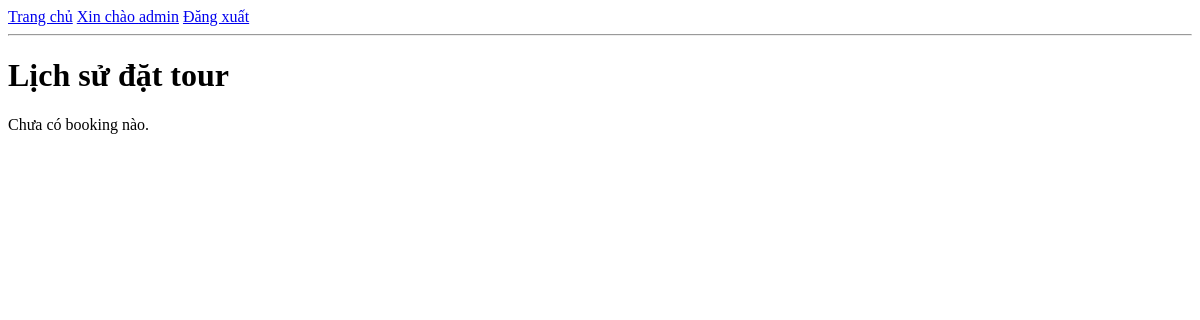
Page /bookings/history/ (signed in) on the earlier database version.
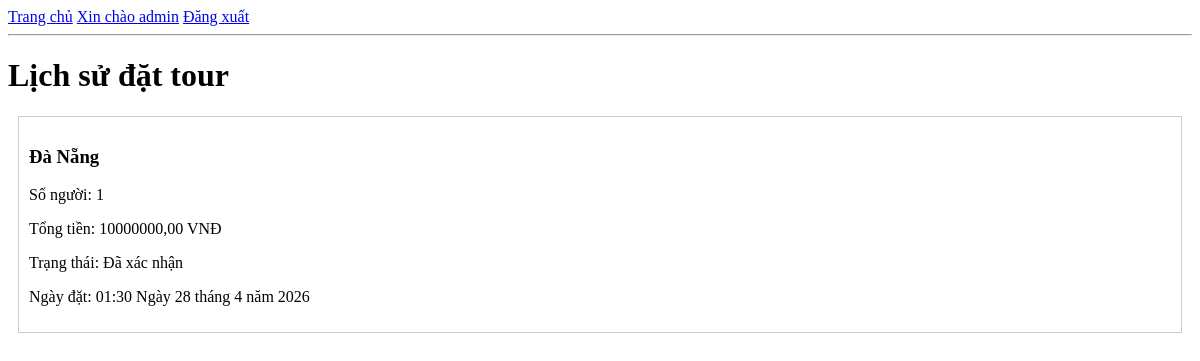
Same page on the later database version.
### bookings/models.py (models this page shows, shortened)
class Booking(models.Model):
    STATUS_CHOICES = [
        ('pending', 'Chờ xác nhận'),
        ('confirmed', 'Đã xác nhận'),
        ('cancelled', 'Đã hủy'),
    ]
    user = models.ForeignKey(User, on_delete=models.CASCADE)
    tour = models.ForeignKey(Tour, on_delete=models.CASCADE)
    quantity = models.PositiveIntegerField(default=1)
    total_price = models.DecimalField(max_digits=12, decimal_places=2)
    status = models.CharField(
        max_length=20, choices=STATUS_CHOICES, default='pending')
    booked_at = models.DateTimeField(auto_now_add=True)

### tours/models.py (models this page shows, shortened)
class Tour(models.Model):
    name = models.CharField(max_length=200)
    destination = models.CharField(max_length=100)
    price = models.DecimalField(max_digits=12, decimal_places=2)
    duration = models.PositiveIntegerField(help_text="Số ngày")
    slots = models.PositiveIntegerField(default=10)
    description = models.TextField()
    image = models.ImageField(upload_to='tours/', blank=True, null=True)
    created_at = models.DateTimeField(auto_now_add=True)

### bookings/views.py (the view)
# urls.py: path('history/', views.booking_history_view, name='booking_history'),
@login_required
def booking_history_view(request):
    bookings = Booking.objects.filter(user=request.user).order_by('-booked_at')
    return render(request, 'bookings/history.html', {
        'bookings': bookings
    })

### templates/bookings/history.html
{% extends 'base.html' %}
{% block content %}
<h1>Lịch sử đặt tour</h1>
{% for booking in bookings %}
    <div style="border:1px solid #ccc; padding:10px; margin:10px;">
        <h3>{{ booking.tour.name }}</h3>
        <p>Số người: {{ booking.quantity }}</p>
        <p>Tổng tiền: {{ booking.total_price }} VNĐ</p>
        <p>Trạng thái: {{ booking.get_status_display }}</p>
        <p>Ngày đặt: {{ booking.booked_at }}</p>
    </div>
{% empty %}
    <p>Chưa có booking nào.</p>
{% endfor %}
{% endblock %}

Differences in the rows shown:
added Booking: tour.name "Đà Nẵng", quantity "1", total_price "10000000,00", status "Đã xác nhận", booked_at "01:30 Ngày 28 tháng 4 năm 2026"
Other differences:
text no longer shown: "Chưa có booking nào."
